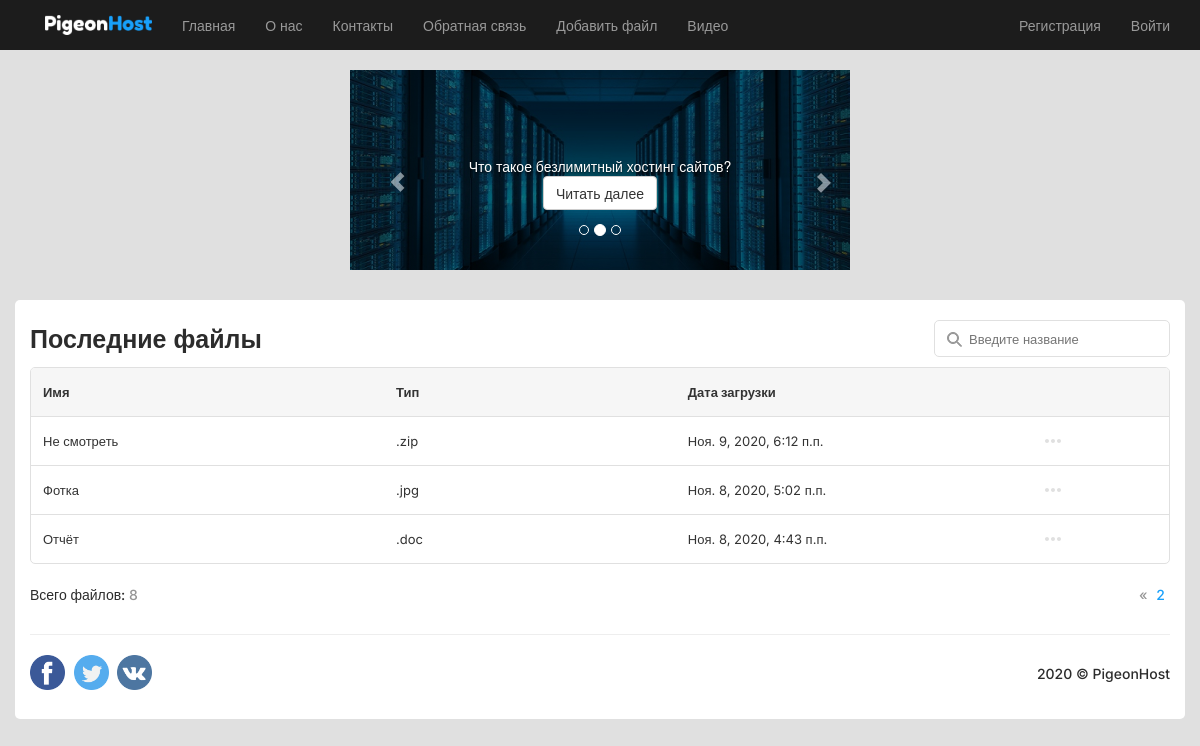
Screenshot of /?page=2 with the database file from the repository.
### app/models.py (models this page shows, shortened)
class Blog(models.Model):
    title = models.CharField(max_length = 100, unique_for_date = "posted", verbose_name = "Заголовок")
    author = models.ForeignKey(User, null=True, blank=True, on_delete = models.SET_NULL, verbose_name = "Автор")
    description = models.TextField(verbose_name = "Краткое содержание")
    content = models.TextField(verbose_name = "Полное содержание")
    file = models.FileField(default = "none.txt", verbose_name = "Путь к файлу")
    posted = models.DateTimeField(default = datetime.now(), db_index = True, verbose_name = "Опубликована")
    class Meta:
        db_table = "Posts" # имя таблицы для модели
        ordering = ["-posted"] # порядок сортировки данных в модели ("-" означает по убыванию)
        verbose_name = "статья блога" # имя, под которым модель будет отображаться в административном разделе (для одной статьи блога)
        verbose_name_plural = "статьи блога" # тоже для всех статей блога

### app/views.py (the view)
# urls.py: path('', views.home, name='home'),
def home(request):
    assert isinstance(request, HttpRequest)
    post_all = Blog.objects.all() # запрос на выбор всех статей блога из модели
    post = Paginator(post_all, 5)
    page = request.GET.get('page')
    try:
        posts = post.page(page)
    except PageNotAnInteger:
        posts = post.page(1)
    except EmptyPage:
        posts = post.page(post.num_pages)
    return render(
        request,
        'app/index.html',
        {
            'posts': posts, # педача списка статей в шаблон веб-страницы
            'postCount': post_all.count,
        }
    )

### app/templates/app/index.html (shortened to what this page needs)
﻿{% extends "app/layout.html" %}
{% load staticfiles %}
{% block content %}
<div class="table-name">
    <div class="table-heading">
        <h1>Последние файлы</h1>
    </div>
    <div class="table-search">
        <div class="input-search"></div>
        <input type="text" placeholder="Введите название"/>
    </div>
</div>
<div class="table-block">
    <table>
        <tr><th>Имя</th><th>Тип</th><th>Дата загрузки</th><th></th></tr>
        {% for post in posts %}
        <tr>
            <td class="td-name">
                <div>{{post.title}}</div>
            </td>
            <td class="td-type">
                {{post.description}}
            </td>
            <td class="td-date">
                {{post.posted}}
            </td>
            <td href="vk.con" style="width: 48px;">
                <a href="{% url 'blogpost' parametr=post.id %}">
                </a>
            </td>
        </tr>
        {% endfor %}
    </table>
</div>
<div class="table-nav">
    <div class="table-nav-left">
        Всего файлов:
        <a>{{postCount}}</a>
    </div>
    <div class="table-nav-right">
        {% if posts.has_previous %}
        <a href="?page={{ posts.previous_page_number }}" class="">«</a>
         {% endif %}
        {% if posts.has_previous or posts.has_next %}
        <a class="table-nav-activ">{{ posts.number }}</a>
        {% endif %}
    </div>
</div>
{% endblock %}

### app/static/app/content/site.css (style rules this page uses)
body { padding-top: 50px; padding-bottom: 20px; background: #E0E0E0; }
input, select, textarea { max-width: 280px; }
a { color: #2c2c2c; text-decoration: none; }
table { width: 100%; border-radius: 5px; font-size: 13px; }
table tr { height: 48px; }
table th { background: #F6F6F6; border: 0 !important; padding: 12px !important; font-size: 13px; }
table td { border-top: 1px solid #E0E0E0; padding: 12px; max-width: 121px; }
table td > div { overflow: hidden; white-space: nowrap; text-overflow: ellipsis; width: 95%; }
.table-block { overflow: hidden; width: 100%; border-radius: 5px; border: 1px solid #E0E0E0; }
.td-name { width: 840px; }
.td-type { width: 100px; }
.td-date { width: 150px; }
h1 { font-weight: 600; font-size: 25px; margin: 0; }
.table-name { margin-bottom: 10px; height: 37px; }
.table-search { display: inline-block; float: right; margin-bottom: 10px; }
.table-heading { float: left; padding: 5px 0; }
input { border-radius: 5px; border: 1px solid #E0E0E0; font-size: 13px; padding: 10px 12px; height: 37px; }
input[placeholder ] { color: rgba(44, 44, 44, 0.5); }
.input-search { width: 24px; height: 24px; position: absolute; margin: 7px 0 0 8px; opacity: 0.5; padding: 5px; }
.table-search input[type="text"] { padding: 10px 12px 10px 34px; }
.table-nav { height: 40px; margin: 10px 0 0 0; }
.table-nav a { color: rgba(44, 44, 44, 0.5); margin-right: 5px; }
.table-nav-activ { color: #18A0FB !important; }
.table-nav-right { float: right; display: inline-block; padding: 11.5px 0; user-select: none; }
.table-nav-left { float: left; display: inline-block; height: 40px; padding: 11.5px 0; }

### rows the page displays
Blog: title "Не смотреть", description ".zip", posted "Ноя. 9, 2020, 6:12 п.п."
Blog: title "Фотка", description ".jpg", posted "Ноя. 8, 2020, 5:02 п.п."
Blog: title "Отчёт", description ".doc", posted "Ноя. 8, 2020, 4:43 п.п."

### other values shown
{{ postCount }} "8"
{{ posts.number }} "2"
